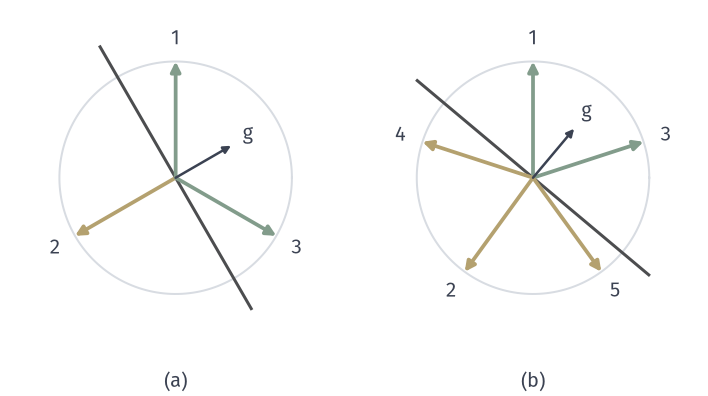

Write Python code to recreate this figure.
from pathlib import Path
import sys
sys.path.insert(0, str(Path(__file__).resolve().parents[1]/"cone-common"))
from cone_fig import *
HERE = Path(__file__).resolve().parent
# Unit vectors from factorizing the relaxed X: triangle (120deg) and pentagon (144deg between neighbours).
def draw(ax, angs, cut):
    n = np.array([np.cos(cut), np.sin(cut)])
    th = np.linspace(0, 2*np.pi, 200); ax.plot(np.cos(th), np.sin(th), color=GRID, lw=.8, zorder=1)
    ax.plot([-1.3*n[1], 1.3*n[1]], [1.3*n[0], -1.3*n[0]], color=EDGE, lw=1.2, zorder=2)
    for i, an in enumerate(angs):
        v = np.array([np.cos(an), np.sin(an)]); c = GREEN if v@n > 0 else YELLOW
        arrow(ax, (0, 0), v, color=c, lw=1.5)
        ax.text(1.2*v[0], 1.2*v[1], f'{i+1}', ha='center', va='center', fontsize=8)
    arrow(ax, (0, 0), .55*n, color=INK, lw=1.0, ms=6)
    ax.text(.72*n[0], .72*n[1]+.02, '$g$', fontsize=8, ha='center', va='center')
fig, axes = figure(width_mm=100, height_mm=56, ncols=2)
panels(fig, .01, .99, .99, .11, .06)
a, b = axes
for ax in axes: off(ax, (-1.45, 1.45), (-1.45, 1.45))
draw(a, np.radians([90, 210, 330]), np.radians(30))
draw(b, np.radians([90+144*i for i in range(5)]), np.radians(50))
tags(fig, axes, y=.012)
save(fig, HERE, 'figure', {'triangle': '120deg', 'pentagon': '144deg'})
